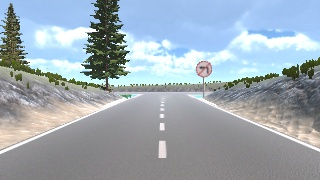
#> input picture NoTurnLeft/img_24.jpg, 320 x 180 px; its folder holds only this picture in this run
$ python -i Mu-12.py   (imports and definitions only)
#> lines starting #> are read from the running program, lines starting #| are printed output that depends on the picture; after the words box and inside, x2 and y2 are one past the last pixel; in counts of white or black regions, pixels touching at a corner belong together
#> further down, picture is the input picture: shape (180, 320, 3); mean B, G, R 178.8, 169.5, 157
from client_lib import GetStatus,GetRaw,GetSeg,AVControl,CloseSocket
import cv2
import numpy as np
import time
import math

error_arr = np.zeros(5)
pre_t = time.time()
# MAX_SPEED = 60

def PID(error, p, i, d):
    global pre_t, error_arr
    error_arr[1:] = error_arr[0:-1]
    error_arr[0] = error
    P = error * p
    delta_t = time.time() - pre_t
    pre_t = time.time()
    # Tránh việc chia cho 0 để bớt xuất hiện lỗi NaN
    if delta_t != 0:
        D = (error - error_arr[1]) / delta_t * d
    else:
        D = 0
    I = np.sum(error_arr) * delta_t * i
    angle = P + I + D
    # Đưa về giá trị tuyết đối
    if abs(angle) > 25:
        angle = np.sign(angle) * 25
    return int(angle)

CHECKPOINT = 160

def apply_roi(img, roi):
    # resize ROI to match the original image size
    roi = cv2.resize(src=roi, dsize=(img.shape[1], img.shape[0]))

    assert img.shape[:2] == roi.shape[:2]

    # scale ROI to [0, 1] => binary mask
    thresh, roi = cv2.threshold(roi, thresh=128, maxval=1, type=cv2.THRESH_BINARY)

    # apply ROI on the original image
    new_img = img * roi
    return new_img

def region_selection_road(image):
	mask = np.zeros_like(image)
	if len(image.shape) > 2:
		channel_count = image.shape[2]
#> channel_count = 3
		ignore_mask_color = (255,) * channel_count
#> ignore_mask_color = (255, 255, 255)
	else:
		ignore_mask_color = 255
    # Bottom-left corner: (230, 80) 180 130
    # Bottom-right corner: (320, 80) 320 130
    # Top-right corner: (320, 0)
    # Top-left corner: (230, 0)
	vertices = np.array([[(0, 180), (320, 180), (320, 80), (0, 80)]], dtype=np.int32)
    # vertices = np.array([[(230, 80), (320, 80), (320, 0), (230, 0)]], dtype=np.int32)
	masked_image = cv2.fillPoly(mask, vertices, ignore_mask_color)
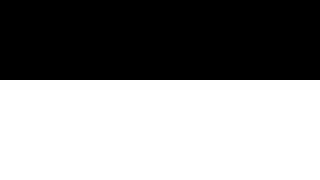
#> mask: shape (180, 320, 3); 55.6% white; 1 black region, box (x1, y1, x2, y2) and area: (0, 0, 320, 80) 25600
	masked_image = cv2.bitwise_and(image, mask)
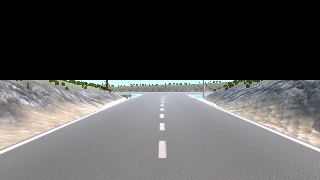
#> masked_image: shape (180, 320, 3); mean B, G, R 84.4, 84.4, 84.9
	return masked_image

def Midlane(image):
    roi = region_selection_road(image)
    image = apply_roi(image, roi)
#> in apply_roi, `thresh, roi = cv2.threshold(roi, thresh=128, maxval=1, type=cv2.THRESH..`:
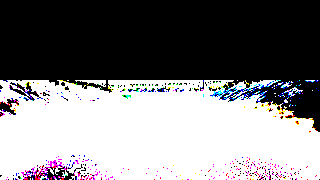
#> roi: shape (180, 320, 3); mean B, G, R 0.495, 0.486, 0.492; drawn with 1 as white
#> in apply_roi, `new_img = img * roi`:
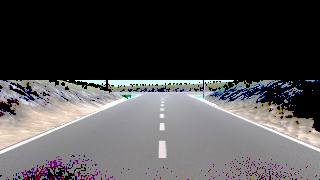
#> new_img: shape (180, 320, 3); mean B, G, R 78.1, 76.9, 78.4
    gray = cv2.cvtColor(image, cv2.COLOR_BGR2GRAY)
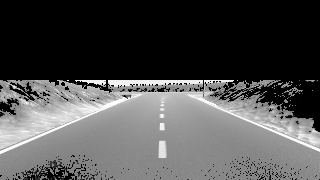
#> gray: shape (180, 320); min 0, max 255, mean 77.5
    gray = (gray*(255/np.max(gray))).astype(np.uint8)
    # cv2.imshow("test", gray)
    h, w = gray.shape
#> h = 180; w = 320
    line_row = gray[CHECKPOINT, :]
#> line_row = 320 values, max 155 at index 315, min 15 at index 46, mean 132.7
    # print(line_row)
    # gray = cv2.line(gray, (0, CHECKPOINT), (w-1, CHECKPOINT), 90, 2)
    # cv2.imshow('test', gray)
    flag = True
    min_x = 0
    max_x = 0
    for x, y in enumerate(line_row):
        if y == 255 and flag:
            flag = False
            min_x = x
        elif y == 255:
            max_x = x
#> this loop made 320 passes
#> y on passes 1 to 3: 143, 147, 144
#> after the loop, flag = True; min_x = 0
    center_row = int((max_x+min_x)/2)
#> center_row = 0
    # gray = cv2.circle(gray, (center_row, CHECKPOINT), 1, 90, 2)
    # cv2.imshow('test', gray)
    x1, y1 = center_row, CHECKPOINT
#> x1 = 0; y1 = 160
    for pt in gray[0, :]:
            cv2.circle(gray, (x1, y1), 2, (0, 0, 255), 3)
#> gray: shape (180, 320); 0.04% of pixels changed, all inside (x1, y1, x2, y2) = (0, 156, 5, 165)
    # cv2.imshow('Point', gray)
    center_of_road = int(math.sqrt(x1*x1+y1*y1))
#> center_of_road = 160
    return center_of_road - 65

# [32 lines not run here, left out]

>>> import cv2
>>> picture = cv2.imread('../NoTurnLeft/img_24.jpg')
>>> result = Midlane(picture)
#> result = 95

$ run again, on NoTurnLeft/img_27.jpg
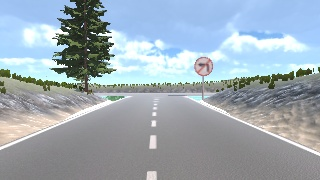
#> input picture NoTurnLeft/img_27.jpg, 320 x 180 px
#> picture is the input picture: shape (180, 320, 3); mean B, G, R 180, 170.3, 156.9
#> mask: shape (180, 320, 3); 55.6% white; 1 black region, box (x1, y1, x2, y2) and area: (0, 0, 320, 80) 25600
#> in apply_roi, `thresh, roi = cv2.threshold(roi, thresh=128, maxval=1, type=cv2.THRESH..`:
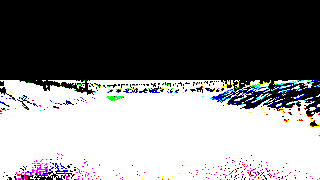
#> roi: shape (180, 320, 3); mean B, G, R 0.5, 0.493, 0.495; drawn with 1 as white
#> in Midlane, `gray = cv2.cvtColor(image, cv2.COLOR_BGR2GRAY)`:
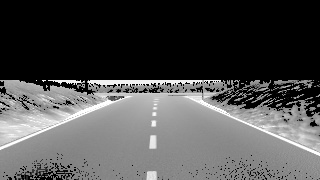
#> gray: shape (180, 320); min 0, max 255, mean 77.6
#> line_row = 320 values, max 155 at index 318, min 0 at index 232, mean 134.5
#> the loop in Midlane, `for x, y in enumerate(line_row):` made 320 passes
#> y on passes 1 to 3: 137, 138, 140
#> after the loop in Midlane, `for x, y in enumerate(line_row):`: flag = True; min_x = 0
#> y1 = 160
#> result = 95
